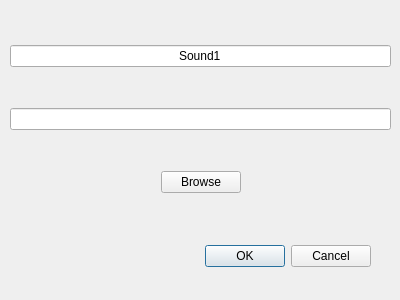
<?xml version="1.0" encoding="UTF-8"?>
<ui version="4.0">
 <class>NewSoundDialog</class>
 <widget class="QDialog" name="NewSoundDialog">
  <property name="geometry">
   <rect>
    <x>0</x>
    <y>0</y>
    <width>400</width>
    <height>300</height>
   </rect>
  </property>
  <property name="windowTitle">
   <string>Dialog</string>
  </property>
  <widget class="QDialogButtonBox" name="buttonBox">
   <property name="geometry">
    <rect>
     <x>30</x>
     <y>240</y>
     <width>341</width>
     <height>32</height>
    </rect>
   </property>
   <property name="orientation">
    <enum>Qt::Horizontal</enum>
   </property>
   <property name="standardButtons">
    <set>QDialogButtonBox::Cancel|QDialogButtonBox::Ok</set>
   </property>
  </widget>
  <widget class="QWidget" name="verticalLayoutWidget">
   <property name="geometry">
    <rect>
     <x>10</x>
     <y>10</y>
     <width>381</width>
     <height>221</height>
    </rect>
   </property>
   <layout class="QVBoxLayout" name="verticalLayout">
    <item>
     <widget class="QLineEdit" name="soundName">
      <property name="text">
       <string>Sound1</string>
      </property>
      <property name="alignment">
       <set>Qt::AlignCenter</set>
      </property>
     </widget>
    </item>
    <item>
     <widget class="QLineEdit" name="soundPath">
      <property name="alignment">
       <set>Qt::AlignCenter</set>
      </property>
     </widget>
    </item>
    <item>
     <layout class="QHBoxLayout" name="horizontalLayout">
      <property name="spacing">
       <number>2</number>
      </property>
      <property name="sizeConstraint">
       <enum>QLayout::SetDefaultConstraint</enum>
      </property>
      <item>
       <spacer name="leftSpacer">
        <property name="orientation">
         <enum>Qt::Horizontal</enum>
        </property>
        <property name="sizeHint" stdset="0">
         <size>
          <width>40</width>
          <height>20</height>
         </size>
        </property>
       </spacer>
      </item>
      <item>
       <widget class="QPushButton" name="browse">
        <property name="text">
         <string>Browse</string>
        </property>
       </widget>
      </item>
      <item>
       <spacer name="rightSpacer">
        <property name="orientation">
         <enum>Qt::Horizontal</enum>
        </property>
        <property name="sizeHint" stdset="0">
         <size>
          <width>40</width>
          <height>20</height>
         </size>
        </property>
       </spacer>
      </item>
     </layout>
    </item>
   </layout>
  </widget>
 </widget>
 <resources/>
 <connections/>
</ui>
